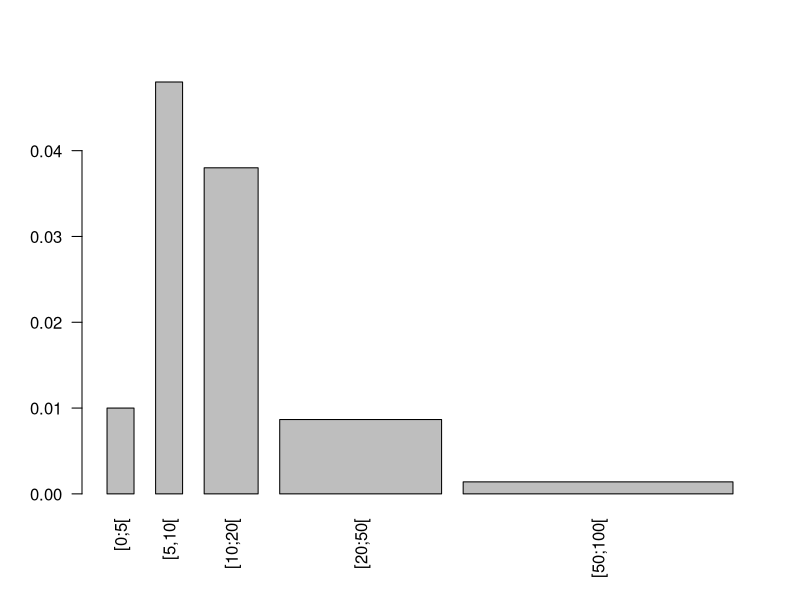
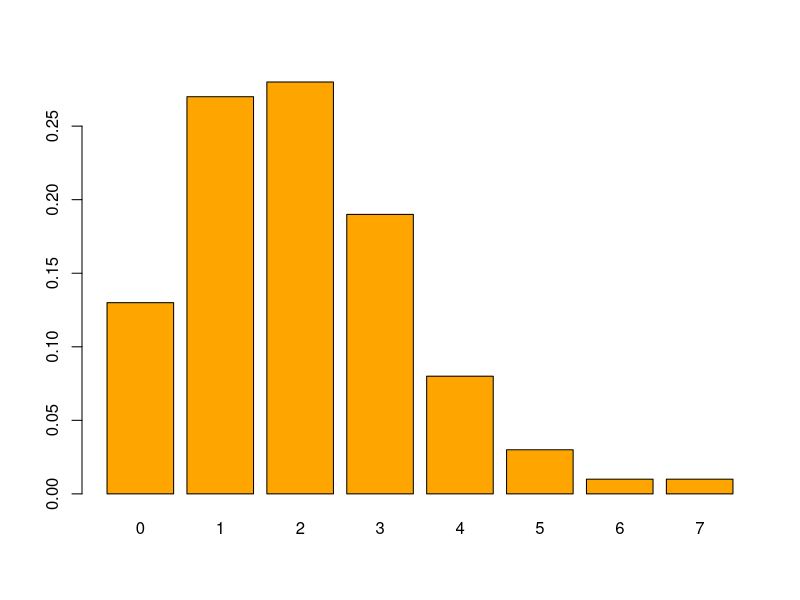
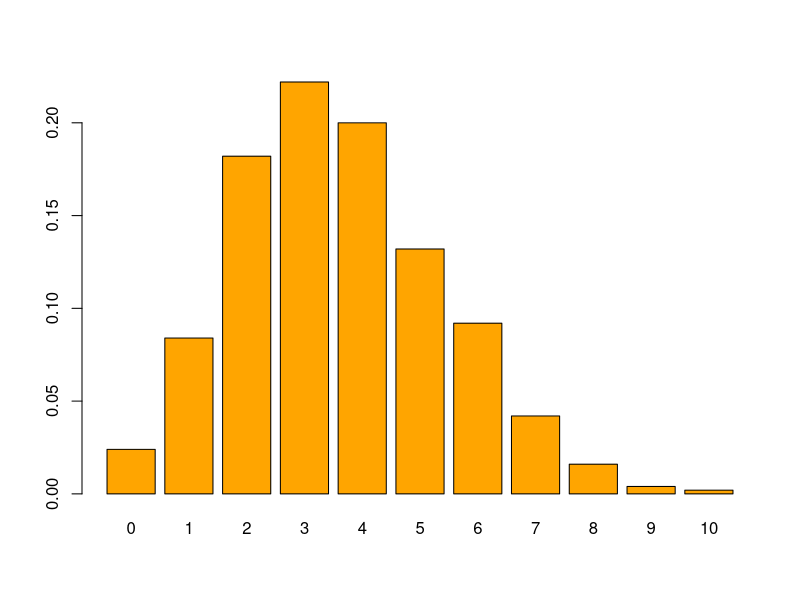
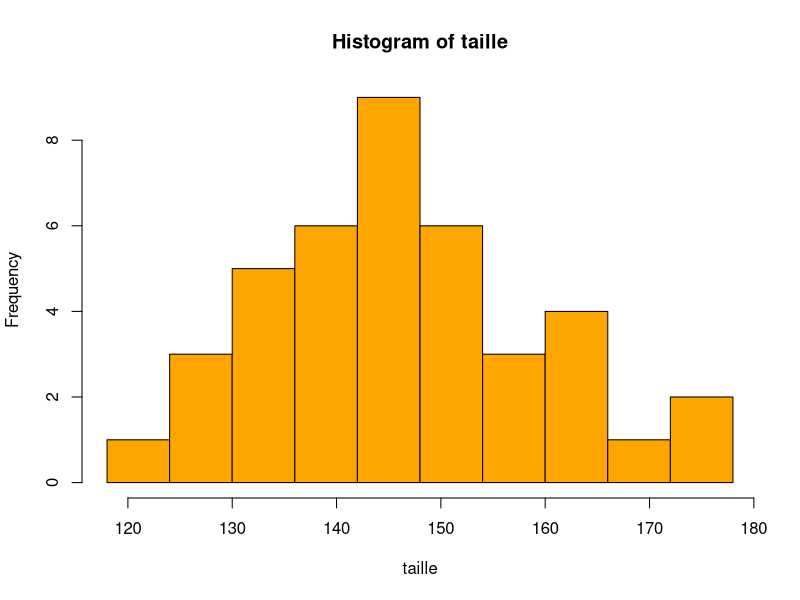
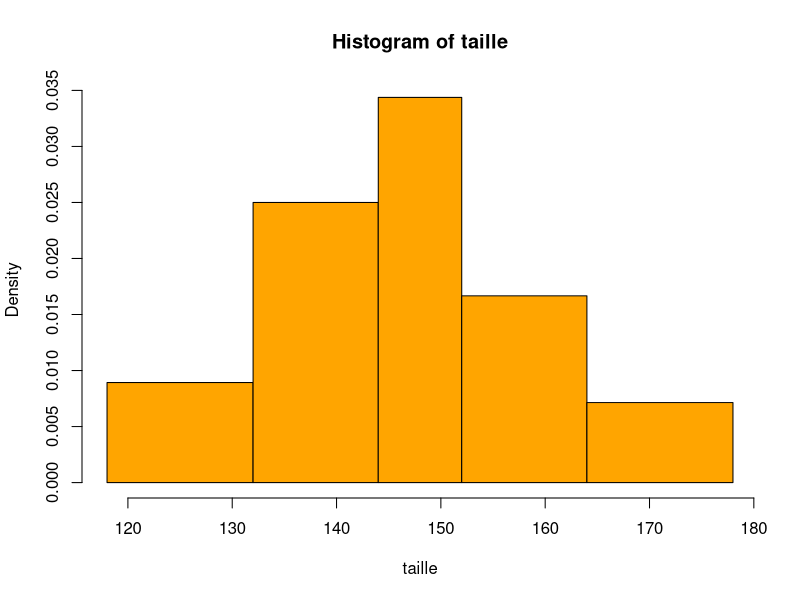

Write the R code that produced these figures, in order.
## ---- chunk 1
knitr::opts_chunk$set(echo = TRUE)
## ---- chunk 2
#On crée les objets
superficie = c('[0;5[', '[5,10[', '[10;20[', '[20;50[', '[50;100[')
bornes = c(0,5,10,20,50,100)
effectif = c(5,24,38,26,7)

amplitudes = diff(bornes) #On calcule l'amplitude de chaque classe
centres = bornes[-6] + amplitudes/2 #On calcule le centre de chaque classe : soit les bornes (sauf la dernière) + la taille de la borne/2
hauteur = effectif/sum(effectif)/amplitudes

#On crée l'histogramme
barplot(height = hauteur,
        width = amplitudes,
        names.arg = superficie,
        las = 2
)
## ---- chunk 3
ecc = cumsum(effectif) #Effectif cummulé croissant
ecd = rev(cumsum(rev(effectif))) #Effectif cummulé décroissant
fcc = ecc/sum(effectif) #Fréquence cummulée croissante
fcd = ecd/sum(effectif) #Fréquence cummulée décroissante
## ---- chunk 4
centres[which(rank(hauteur)==5)] #Pour trouver 
## ---- chunk 5
donnees = rep(centres, effectif)
mean(donnees)
var(donnees)
## ---- chunk 6
median(donnees)
quantile(donnees, 0.5)
## ---- chunk 7
# On crée les objets
vers = c(0,1,2,3,4,5,6,7)
prelevements = c(13,27,28,19,8,3,1,1)

barplot(height = prelevements/sum(prelevements),
        names.arg = vers,
        col ='orange'
)
## ---- chunk 8
fcc = cumsum(prelevements)/sum(prelevements)
fcd = rev(cumsum(rev(prelevements)))/sum(prelevements)
## ---- chunk 9
donnees = rep(vers, prelevements)
mean(donnees)
var(donnees)
## ---- chunk 10
vers[rank(prelevements)==8]
quantile(donnees, 0.25)
## ---- chunk 11
# On crée les objets
nbGlobules = c(0,1,2,3,4,5,6,7, 8, 9, 10)
nbCases = c(12,42,91,111, 100, 66, 46, 21, 8, 2, 1)
barplot(height = nbCases/sum(nbCases),
        names.arg = nbGlobules,
        col ='orange'
)
## ---- chunk 12
freq = nbCases/sum(nbCases)
tab = as.table(rbind(freq))
colnames(tab) = nbGlobules
tab
## ---- chunk 13
donnees = rep(nbGlobules, nbCases)
mean(donnees)
quantile(donnees, 0.5)
nbGlobules[rank(nbCases)==max(rank(nbCases))]
## ---- chunk 14
var(donnees)
sd(donnees)
## ---- chunk 15
taille = as.integer(unlist(strsplit("138 164 150 132 144 125 149 157 146 158 140 147 136 148 152 144 168 126 138 176 163 119 154 165 146 173 142 147 135 153 140 135 161 145 135 142 150 156 145 128", split = " ")))

mean(taille)
var(taille)
as.numeric((quantile(taille, 0.9) - quantile(taille, 0.1)))
## ---- chunk 16
h = hist(taille,
         breaks = seq(118, 178, 6),
         col = 'orange'
       )

inter = function(vec){
  paste( c("[", vec[1], ";", vec[2], "["), collapse = "")
}

bornes = matrix(
  rep(
    seq(118, 178, 6), 
    c(1, rep(2,9),1)
  ),
  ncol = 2,
  byrow = T
)
classes = apply(bornes, 1, inter)
tab = as.table(rbind(h$counts))
colnames(tab) = classes
rownames(tab) = "effectif"
tab

## ---- chunk 17
h = hist(taille,
         breaks = c(118, 132, 144, 152, 164, 178),
         col = 'orange'
       )

bornes = matrix(
  rep(
    c(118, 132, 144, 152, 164, 178),
    c(1, rep(2,4),1)
  ),
  ncol = 2,
  byrow = T
)
classes = apply(bornes, 1, inter)
tab = as.table(rbind(h$counts))
colnames(tab) = classes
rownames(tab) = "effectif"
tab
